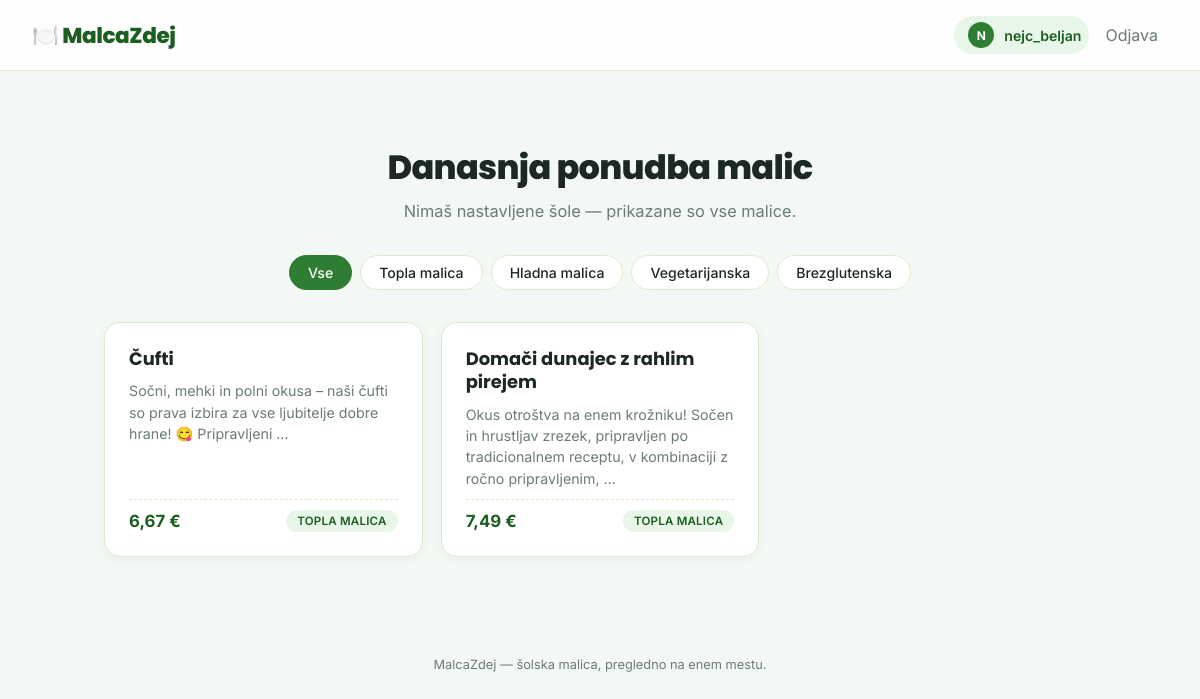
Screenshot of / (signed in) with the database file from the repository.
### malice/models.py (models this page shows, shortened)
class Malica(models.Model):
    KATEGORIJE = [
        ("topla", "Topla malica"),
        ("hladna", "Hladna malica"),
        ("vegetarijanska", "Vegetarijanska"),
        ("brezglutenska", "Brezglutenska"),
    ]
    naziv = models.CharField(max_length=100)
    opis = models.TextField()
    cena = models.DecimalField(max_digits=6, decimal_places=2)
    datum_objave = models.DateTimeField(auto_now_add=True)
    kategorija = models.CharField(max_length=20, choices=KATEGORIJE, blank=True)
    sola = models.ForeignKey(
        Sola, on_delete=models.CASCADE, related_name="malice", null=True, blank=True
    )
    class Meta:
        verbose_name = "Malica"
        verbose_name_plural = "Malice"
        ordering = ["-datum_objave"]

### malice/views.py (the view)
# urls.py: path('', views.malica_list, name='malica_list'),
@login_required
def malica_list(request):
    profil = getattr(request.user, 'profiluporabnika', None)
    sola = profil.sola if profil else None
    malice = Malica.objects.select_related('sola').all()
    if sola:
        malice = malice.filter(sola=sola)
    kategorija = request.GET.get('kategorija')
    if kategorija:
        malice = malice.filter(kategorija=kategorija)
    context = {
        'malice': malice,
        'sola': sola,
        'kategorije': Malica.KATEGORIJE,
        'izbrana_kategorija': kategorija,
    }
    return render(request, 'malica/malica_list.html', context)

### templates/malica/malica_list.html (shortened to what this page needs)
{% extends "base.html" %}
{% block content %}
<div class="hero">
    <h1>{% if sola %}🏫 {{ sola.naziv }}{% else %}Danasnja ponudba malic{% endif %}</h1>
    <p>
        {% if sola %}
            Trenutna ponudba za {{ sola.kraj }}
        {% else %}
            Nimaš nastavljene šole — prikazane so vse malice.
        {% endif %}
    </p>
</div>
<div class="filters">
    <a href="?" class="{% if not izbrana_kategorija %}active{% endif %}">Vse</a>
    {% for key, label in kategorije %}
        <a href="?kategorija={{ key }}" class="{% if izbrana_kategorija == key %}active{% endif %}">{{ label }}</a>
    {% endfor %}
</div>
<div class="grid">
    {% for malica in malice %}
        <a href="{% url 'malica_detail' malica.pk %}" class="card malica-card">
            <h2>{{ malica.naziv }}</h2>
            <p class="opis">{{ malica.opis|truncatewords:18 }}</p>
            <div class="malica-meta">
                <span class="cena">{{ malica.cena }} €</span>
                {% if malica.kategorija %}<span class="tag">{{ malica.get_kategorija_display }}</span>{% endif %}
            </div>
        </a>
    {% empty %}
        <div class="empty-state">
            <span class="emoji">🍽️</span>
            <p>Trenutno ni objavljenih malic.</p>
        </div>
    {% endfor %}
</div>
{% endblock %}

### templates/base.html (shortened to what this page needs)
<!DOCTYPE html>
<html lang="sl">
<head>
</head>
<body>
    <header class="navbar">
        <a href="{% url 'malica_list' %}" class="brand">🍽️ MalcaZdej</a>
        <nav>
            {% if user.is_authenticated %}
                <div class="user-pill">
                    <span class="avatar">{{ user.username|slice:":1"|upper }}</span>
                    {{ user.username }}
                </div>
                <form action="{% url 'logout' %}" method="post" class="inline-form">
                    <button type="submit" class="link-button">Odjava</button>
                </form>
            {% else %}
                <a href="{% url 'login' %}">Prijava</a>
                <a href="{% url 'register' %}" class="nav-primary">Registracija</a>
            {% endif %}
        </nav>
    </header>
    <main class="container">
        {% block content %}{% endblock %}
    </main>
    <footer>MalcaZdej — šolska malica, pregledno na enem mestu.</footer>
</body>
</html>

### templates/base.html (style rules this page uses)
:root { --bg: #f4f8f5; --card-bg: #ffffff; --text: #1c2826; --muted: #6b7c75; --accent: #2e7d32; --accent-dark: #1b5e20; --accent-light: #e8f5e9; --accent2: #66bb6a; --border: #dcedc8; --shadow: 0 2px 10px rgba(20, 50, 30, 0.05); --shadow-hover: 0 10px 28px rgba(20, 50, 30, 0.12); --radius: 16px; }
* { box-sizing: border-box; }
html { scroll-behavior: smooth; }
body { margin: 0; font-family: 'Inter', "Segoe UI", system-ui, sans-serif; background: var(--bg); color: var(--text); min-height: 100vh; }
h1, h2, h3 { font-family: 'Poppins', 'Inter', sans-serif; }
.navbar { position: sticky; top: 0; z-index: 50; display: flex; justify-content: space-between; align-items: center; padding: 16px 32px; background: rgba(255,255,255,0.85); backdrop-filter: blur(10px); border-bottom: 1px solid var(--border); }
.brand { font-family: 'Poppins', sans-serif; font-weight: 800; font-size: 1.35rem; text-decoration: none; color: var(--accent-dark); display: flex; align-items: center; gap: 8px; letter-spacing: -0.02em; }
.navbar nav { display: flex; align-items: center; gap: 6px; }
.user-pill { display: flex; align-items: center; gap: 10px; padding: 6px 8px 6px 14px; border-radius: 999px; background: var(--accent-light); color: var(--accent-dark); font-size: 0.88rem; font-weight: 600; }
.avatar { width: 26px; height: 26px; border-radius: 50%; background: var(--accent); color: white; display: flex; align-items: center; justify-content: center; font-size: 0.75rem; font-weight: 700; }
.link-button { background: none; border: none; cursor: pointer; font: inherit; padding: 4px 10px; color: var(--muted); border-radius: 8px; }
.inline-form { display: inline; }
.container { max-width: 1040px; margin: 0 auto; padding: 36px 24px 70px; }
.hero { text-align: center; padding: 36px 20px 10px; }
.hero h1 { font-size: 2.1rem; font-weight: 800; margin: 0 0 8px; letter-spacing: -0.02em; }
.hero p { color: var(--muted); font-size: 1.02rem; margin: 0; }
.card { background: var(--card-bg); border: 1px solid var(--border); border-radius: var(--radius); padding: 24px; box-shadow: var(--shadow); }
.filters { display: flex; gap: 8px; flex-wrap: wrap; justify-content: center; margin: 24px 0 32px; }
.filters a { padding: 8px 18px; border-radius: 999px; border: 1.5px solid var(--border); text-decoration: none; color: var(--text); font-size: 0.88rem; font-weight: 500; background: var(--card-bg); transition: all 0.15s ease; }
.filters a.active { background: var(--accent); color: white; border-color: var(--accent); }
.grid { display: grid; grid-template-columns: repeat(auto-fill, minmax(250px, 1fr)); gap: 18px; }
.malica-card { text-decoration: none; color: var(--text); display: flex; flex-direction: column; gap: 10px; transition: box-shadow 0.2s ease, transform 0.2s ease; position: relative; overflow: hidden; }
.malica-card::before { content: ""; position: absolute; top: 0; left: 0; right: 0; height: 4px; background: linear-gradient(90deg, var(--accent), var(--accent2)); opacity: 0; transition: opacity 0.2s ease; }
.malica-card h2 { margin: 0; font-size: 1.12rem; line-height: 1.3; }
.opis { color: var(--muted); font-size: 0.89rem; line-height: 1.5; margin: 0; flex-grow: 1; }
.malica-meta { display: flex; justify-content: space-between; align-items: center; padding-top: 10px; border-top: 1px dashed var(--border); }
.cena { font-weight: 700; color: var(--accent-dark); font-size: 1.05rem; }
.tag { background: var(--accent-light); color: var(--accent-dark); font-size: 0.72rem; font-weight: 600; padding: 4px 11px; border-radius: 999px; text-transform: uppercase; letter-spacing: 0.02em; }
footer { text-align: center; padding: 30px 20px; color: var(--muted); font-size: 0.8rem; }

### rows the page displays
Malica: naziv "Čufti", opis "Sočni, mehki in polni okusa – naši čufti so prava izbira za vse ljubitelje dobre hrane! 😋 Pripravljeni …", cena "6,67", kategorija "TOPLA MALICA"
Malica: naziv "Domači dunajec z rahlim pirejem", opis "Okus otroštva na enem krožniku! Sočen in hrustljav zrezek, pripravljen po tradicionalnem receptu, v kombinaciji z ročno pripravljenim, …", cena "7,49", kategorija "TOPLA MALICA"

### other values shown
{{ user.username|slice:":1"|upper }} "N"
{{ user.username }} "nejc_beljan"
{{ label }} "Topla malica" "Hladna malica" "Vegetarijanska" "Brezglutenska"
